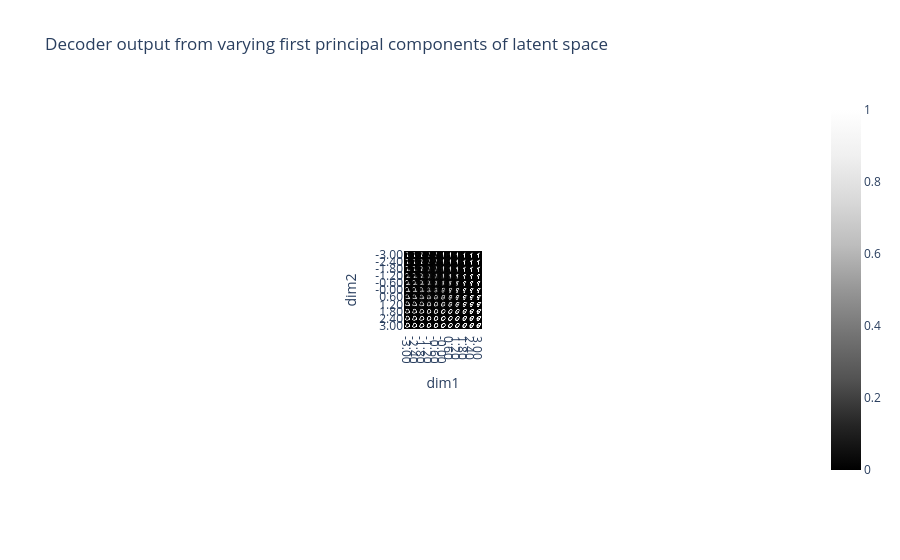

Here is the notebook cell this chart was saved with:
### Code cell
visualise_output(trainer.model)

### Figure 1 — Plotly figure (JSON) as saved in the notebook; plotly's stock layout.template omitted (floating-point values rounded to 4 significant figures; data arrays with more than 128 entries replaced by an {"elided": "..."} marker saying what was removed)
{"data": [{"coloraxis": "coloraxis", "hovertemplate": "x: %{x}<br>y: %{y}<br>color: %{z}<extra></extra>", "name": "0", "type": "heatmap", "xaxis": "x", "yaxis": "y", "z": {"elided": "308x308 float values"}}], "layout": {"autosize": true, "coloraxis": {"colorscale": [[0, "rgb(0, 0, 0)"], [0.125, "rgb(37,37,37)"], [0.25, "rgb(82,82,82)"], [0.375, "rgb(115,115,115)"], [0.5, "rgb(150,150,150)"], [0.625, "rgb(189,189,189)"], [0.75, "rgb(217,217,217)"], [0.875, "rgb(240,240,240)"], [1, "rgb(255,255,255)"]]}, "title": {"text": "Decoder output from varying first principal components of latent space"}, "xaxis": {"anchor": "y", "autorange": true, "constrain": "domain", "domain": [0.4463, 0.5537], "range": [-0.5, 307.5], "scaleanchor": "y", "tickmode": "array", "ticktext": ["-3.00", "-2.40", "-1.80", "-1.20", "-0.60", "-0.00", "0.60", "1.20", "1.80", "2.40", "3.00"], "tickvals": [14, 42, 70, 98, 126, 154, 182, 210, 238, 266, 294], "title": {"text": "dim1"}}, "yaxis": {"anchor": "x", "autorange": true, "constrain": "domain", "domain": [0.2924, 0.7076], "range": [307.5, -0.5], "tickmode": "array", "ticktext": ["-3.00", "-2.40", "-1.80", "-1.20", "-0.60", "-0.00", "0.60", "1.20", "1.80", "2.40", "3.00"], "tickvals": [14, 42, 70, 98, 126, 154, 182, 210, 238, 266, 294], "title": {"text": "dim2"}}}}
